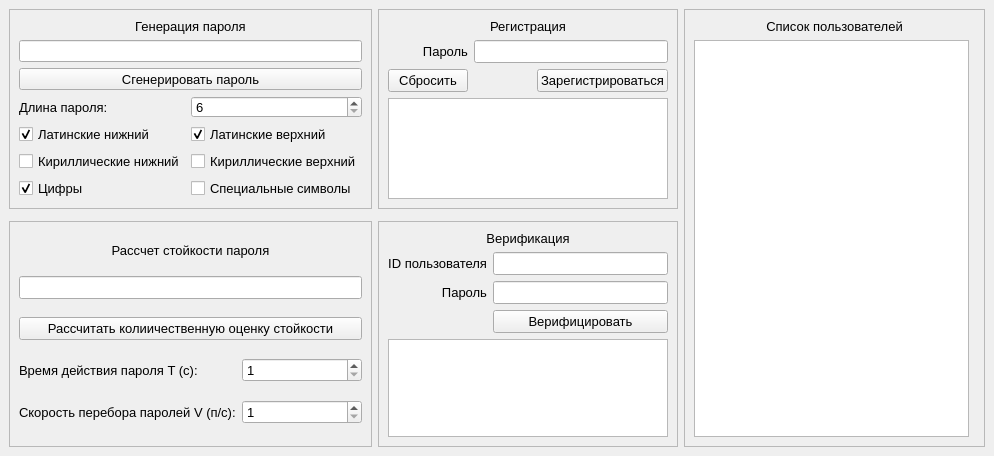
<?xml version="1.0" encoding="UTF-8"?>
<ui version="4.0">
 <class>MainWindow</class>
 <widget class="QMainWindow" name="MainWindow">
  <property name="geometry">
   <rect>
    <x>0</x>
    <y>0</y>
    <width>994</width>
    <height>456</height>
   </rect>
  </property>
  <property name="font">
   <font>
    <pointsize>10</pointsize>
   </font>
  </property>
  <property name="windowTitle">
   <string>Биометрический прикол</string>
  </property>
  <widget class="QWidget" name="centralWidget">
   <layout class="QGridLayout" name="gridLayout_2">
    <item row="1" column="0" colspan="2">
     <widget class="QFrame" name="frameGeneratePassword">
      <property name="sizePolicy">
       <sizepolicy hsizetype="Preferred" vsizetype="Minimum">
        <horstretch>0</horstretch>
        <verstretch>0</verstretch>
       </sizepolicy>
      </property>
      <property name="minimumSize">
       <size>
        <width>0</width>
        <height>200</height>
       </size>
      </property>
      <property name="frameShape">
       <enum>QFrame::StyledPanel</enum>
      </property>
      <property name="frameShadow">
       <enum>QFrame::Plain</enum>
      </property>
      <property name="lineWidth">
       <number>1</number>
      </property>
      <property name="midLineWidth">
       <number>0</number>
      </property>
      <layout class="QGridLayout" name="gridLayout">
       <item row="2" column="0" colspan="2">
        <widget class="QPushButton" name="pushButtonGeneratePassword">
         <property name="text">
          <string>Сгенерировать пароль</string>
         </property>
        </widget>
       </item>
       <item row="5" column="0">
        <widget class="QCheckBox" name="checkBoxCyrillicLowercase">
         <property name="text">
          <string>Кириллические нижний</string>
         </property>
        </widget>
       </item>
       <item row="4" column="0">
        <widget class="QCheckBox" name="checkBoxLatinLowercase">
         <property name="text">
          <string>Латинские нижний</string>
         </property>
         <property name="checked">
          <bool>true</bool>
         </property>
        </widget>
       </item>
       <item row="1" column="0" colspan="2">
        <widget class="QLineEdit" name="lineEditPassword">
         <property name="readOnly">
          <bool>true</bool>
         </property>
         <property name="clearButtonEnabled">
          <bool>false</bool>
         </property>
        </widget>
       </item>
       <item row="6" column="0">
        <widget class="QCheckBox" name="checkBoxDigits">
         <property name="text">
          <string>Цифры</string>
         </property>
         <property name="checked">
          <bool>true</bool>
         </property>
        </widget>
       </item>
       <item row="3" column="0">
        <widget class="QLabel" name="labelPasswordLength">
         <property name="text">
          <string>Длина пароля:</string>
         </property>
        </widget>
       </item>
       <item row="5" column="1">
        <widget class="QCheckBox" name="checkBoxCyrillicUppercase">
         <property name="text">
          <string>Кириллические верхний</string>
         </property>
        </widget>
       </item>
       <item row="0" column="0" colspan="2">
        <widget class="QLabel" name="labelPasswordGeneration">
         <property name="sizePolicy">
          <sizepolicy hsizetype="Preferred" vsizetype="Fixed">
           <horstretch>0</horstretch>
           <verstretch>0</verstretch>
          </sizepolicy>
         </property>
         <property name="text">
          <string>Генерация пароля</string>
         </property>
         <property name="alignment">
          <set>Qt::AlignCenter</set>
         </property>
        </widget>
       </item>
       <item row="4" column="1">
        <widget class="QCheckBox" name="checkBoxLatinUppercase">
         <property name="text">
          <string>Латинские верхний</string>
         </property>
         <property name="checked">
          <bool>true</bool>
         </property>
        </widget>
       </item>
       <item row="6" column="1">
        <widget class="QCheckBox" name="checkBoxPunctuation">
         <property name="text">
          <string>Специальные символы</string>
         </property>
        </widget>
       </item>
       <item row="3" column="1">
        <widget class="QSpinBox" name="spinBoxPasswordLength">
         <property name="minimum">
          <number>6</number>
         </property>
         <property name="maximum">
          <number>999999999</number>
         </property>
        </widget>
       </item>
      </layout>
     </widget>
    </item>
    <item row="3" column="0" colspan="2">
     <widget class="QFrame" name="frameCalculatePasswordStrength">
      <property name="sizePolicy">
       <sizepolicy hsizetype="Preferred" vsizetype="Preferred">
        <horstretch>0</horstretch>
        <verstretch>0</verstretch>
       </sizepolicy>
      </property>
      <property name="frameShape">
       <enum>QFrame::StyledPanel</enum>
      </property>
      <property name="frameShadow">
       <enum>QFrame::Plain</enum>
      </property>
      <layout class="QGridLayout" name="gridLayout_3">
       <item row="3" column="1">
        <widget class="QSpinBox" name="spinBoxPasswordLifetime">
         <property name="minimum">
          <number>1</number>
         </property>
         <property name="maximum">
          <number>999999999</number>
         </property>
        </widget>
       </item>
       <item row="4" column="0">
        <widget class="QLabel" name="labelBruteforceSpeed">
         <property name="text">
          <string>Скорость перебора паролей V (п/с):</string>
         </property>
        </widget>
       </item>
       <item row="3" column="0">
        <widget class="QLabel" name="labelPasswordLifetime">
         <property name="text">
          <string>Время действия пароля T (c):</string>
         </property>
        </widget>
       </item>
       <item row="2" column="0" colspan="2">
        <widget class="QPushButton" name="pushButtonCalculatePasswordStrength">
         <property name="text">
          <string>Рассчитать колиичественную оценку стойкости</string>
         </property>
        </widget>
       </item>
       <item row="4" column="1">
        <widget class="QSpinBox" name="spinBoxBruteforceSpeed">
         <property name="minimum">
          <number>1</number>
         </property>
         <property name="maximum">
          <number>999999999</number>
         </property>
        </widget>
       </item>
       <item row="1" column="0" colspan="2">
        <widget class="QLineEdit" name="lineEditPasswordStrength"/>
       </item>
       <item row="0" column="0" colspan="2">
        <widget class="QLabel" name="labelPasswordStrengthCheck">
         <property name="sizePolicy">
          <sizepolicy hsizetype="Preferred" vsizetype="Fixed">
           <horstretch>0</horstretch>
           <verstretch>0</verstretch>
          </sizepolicy>
         </property>
         <property name="text">
          <string>Рассчет стойкости пароля</string>
         </property>
         <property name="alignment">
          <set>Qt::AlignCenter</set>
         </property>
        </widget>
       </item>
      </layout>
     </widget>
    </item>
    <item row="1" column="2">
     <widget class="QFrame" name="frameRegistration">
      <property name="sizePolicy">
       <sizepolicy hsizetype="Preferred" vsizetype="Minimum">
        <horstretch>0</horstretch>
        <verstretch>0</verstretch>
       </sizepolicy>
      </property>
      <property name="minimumSize">
       <size>
        <width>300</width>
        <height>200</height>
       </size>
      </property>
      <property name="baseSize">
       <size>
        <width>250</width>
        <height>300</height>
       </size>
      </property>
      <property name="frameShape">
       <enum>QFrame::StyledPanel</enum>
      </property>
      <property name="frameShadow">
       <enum>QFrame::Plain</enum>
      </property>
      <layout class="QGridLayout" name="gridLayout_4">
       <item row="3" column="0" colspan="4">
        <widget class="QTextBrowser" name="textBrowserRegisterLog">
         <property name="sizePolicy">
          <sizepolicy hsizetype="Expanding" vsizetype="Minimum">
           <horstretch>0</horstretch>
           <verstretch>0</verstretch>
          </sizepolicy>
         </property>
         <property name="minimumSize">
          <size>
           <width>0</width>
           <height>50</height>
          </size>
         </property>
         <property name="baseSize">
          <size>
           <width>0</width>
           <height>40</height>
          </size>
         </property>
        </widget>
       </item>
       <item row="1" column="0">
        <widget class="QLabel" name="labelPassword">
         <property name="text">
          <string>Пароль</string>
         </property>
         <property name="alignment">
          <set>Qt::AlignRight|Qt::AlignTrailing|Qt::AlignVCenter</set>
         </property>
        </widget>
       </item>
       <item row="0" column="0" colspan="4">
        <widget class="QLabel" name="labelRegistration">
         <property name="text">
          <string>Регистрация</string>
         </property>
         <property name="alignment">
          <set>Qt::AlignCenter</set>
         </property>
        </widget>
       </item>
       <item row="2" column="1" colspan="2">
        <spacer name="horizontalSpacer">
         <property name="orientation">
          <enum>Qt::Horizontal</enum>
         </property>
         <property name="sizeHint" stdset="0">
          <size>
           <width>40</width>
           <height>20</height>
          </size>
         </property>
        </spacer>
       </item>
       <item row="2" column="3">
        <widget class="QPushButton" name="pushButtonRegister">
         <property name="text">
          <string>Зарегистрироваться</string>
         </property>
        </widget>
       </item>
       <item row="2" column="0">
        <widget class="QPushButton" name="pushButtonReset">
         <property name="text">
          <string>Сбросить</string>
         </property>
        </widget>
       </item>
       <item row="1" column="1" colspan="3">
        <widget class="QLineEdit" name="lineEditRegistrationPassword"/>
       </item>
      </layout>
     </widget>
    </item>
    <item row="3" column="2">
     <widget class="QFrame" name="frameVerification">
      <property name="minimumSize">
       <size>
        <width>270</width>
        <height>0</height>
       </size>
      </property>
      <property name="frameShape">
       <enum>QFrame::StyledPanel</enum>
      </property>
      <property name="frameShadow">
       <enum>QFrame::Plain</enum>
      </property>
      <layout class="QGridLayout" name="gridLayout_6">
       <item row="2" column="0">
        <widget class="QLabel" name="labelVerificationPassword">
         <property name="text">
          <string>Пароль</string>
         </property>
         <property name="alignment">
          <set>Qt::AlignRight|Qt::AlignTrailing|Qt::AlignVCenter</set>
         </property>
        </widget>
       </item>
       <item row="2" column="1" colspan="2">
        <widget class="QLineEdit" name="lineEditVerificationPassword"/>
       </item>
       <item row="4" column="0" colspan="3">
        <widget class="QTextBrowser" name="textBrowserVerificationLog">
         <property name="sizePolicy">
          <sizepolicy hsizetype="Expanding" vsizetype="Minimum">
           <horstretch>0</horstretch>
           <verstretch>0</verstretch>
          </sizepolicy>
         </property>
         <property name="minimumSize">
          <size>
           <width>0</width>
           <height>50</height>
          </size>
         </property>
         <property name="baseSize">
          <size>
           <width>0</width>
           <height>40</height>
          </size>
         </property>
        </widget>
       </item>
       <item row="3" column="1" colspan="2">
        <widget class="QPushButton" name="pushButtonVerify">
         <property name="text">
          <string>Верифицировать</string>
         </property>
        </widget>
       </item>
       <item row="0" column="0" colspan="3">
        <widget class="QLabel" name="labelVerification">
         <property name="text">
          <string>Верификация</string>
         </property>
         <property name="alignment">
          <set>Qt::AlignCenter</set>
         </property>
        </widget>
       </item>
       <item row="1" column="0">
        <widget class="QLabel" name="labelUserID">
         <property name="text">
          <string>ID пользователя</string>
         </property>
         <property name="alignment">
          <set>Qt::AlignRight|Qt::AlignTrailing|Qt::AlignVCenter</set>
         </property>
        </widget>
       </item>
       <item row="1" column="1" colspan="2">
        <widget class="QLineEdit" name="lineEditUserID"/>
       </item>
      </layout>
     </widget>
    </item>
    <item row="1" column="3" rowspan="3">
     <widget class="QFrame" name="frameUsersList">
      <property name="sizePolicy">
       <sizepolicy hsizetype="Preferred" vsizetype="Preferred">
        <horstretch>0</horstretch>
        <verstretch>0</verstretch>
       </sizepolicy>
      </property>
      <property name="frameShape">
       <enum>QFrame::StyledPanel</enum>
      </property>
      <property name="frameShadow">
       <enum>QFrame::Plain</enum>
      </property>
      <layout class="QGridLayout" name="gridLayout_5">
       <item row="0" column="0" colspan="2">
        <widget class="QLabel" name="labelUsersList">
         <property name="text">
          <string>Список пользователей</string>
         </property>
         <property name="alignment">
          <set>Qt::AlignCenter</set>
         </property>
        </widget>
       </item>
       <item row="1" column="0">
        <widget class="QTableWidget" name="tableWidgetUsersList"/>
       </item>
      </layout>
     </widget>
    </item>
   </layout>
  </widget>
 </widget>
 <resources/>
 <connections/>
</ui>
